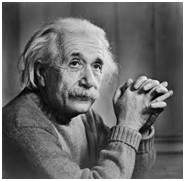
#> input picture GrayScale Transformation/einstain.jpg, 185 x 181 px
$ python GrayScaleTranformation.py
#> lines starting #> are read from the running program, lines starting #| are printed output that depends on the picture; after the words box and inside, x2 and y2 are one past the last pixel; in counts of white or black regions, pixels touching at a corner belong together
import numpy as np
from math import *
import cv2
import copy
import matplotlib.pyplot as plt


def linerTransformation(img,row,col):
    copyImg=copy.deepcopy(img)
    for i in range(row):
        for j in range(col):
            temp=copyImg.item(i,j) ##extract a pixel from i,j posion
            if(temp>127):
                copyImg.itemset((i,j),255) ##set value in i,j position
            else:
                copyImg.itemset((i,j),0)
    return copyImg


def negativeTransformation(img,rol,col):
    copyImg=copy.deepcopy(img)
    L=img.max()
    copyImg = np.array(L-img, dtype = 'uint8')
    # [4 lines of commented-out code are left out]
    return copyImg

def logTransformation(img,row,col):
    copyImg=copy.deepcopy(img)
    c=255/log(1 + img.max()) #max value 255 and max bit require to represent
    for i in range(row):
        for j in range(col):
            r=img[i,j]
            copyImg[i,j]=c*log(r+1) ##log(256) max value is 8 ,
    return copyImg


def inverseLogTransformation(img,row,col):
    copyImg=copy.deepcopy(img)
    c=255/log(1 + img.max()) #max value 255 and max bit require to represent
    for i in range(row):
        for j in range(col):
            r=img[i,j]
            copyImg[i,j]=2**(r/c)-1
    return copyImg


def gammaTransformation(img,row,col): ##power transform or gamma correction
    copyImg=copy.deepcopy(img)
    c=img.max()
    gamma=2
    for i in range(row):
        for j in range(col):
            r=img[i,j]
            copyImg[i,j]=c*(r/c)**gamma
    return copyImg

##start here

inputImg=cv2.imread("einstain.jpg",cv2.IMREAD_GRAYSCALE)
#> inputImg is the input picture: shape (181, 185); min 0, max 255, mean 104.7
copyInputImage=copy.deepcopy(inputImg)
# convert log with manually
# cv2.imshow("Input Image: ",inputImg)
row,col=inputImg.shape
#> row = 181; col = 185
# print("max: ",inputImg.max())
# print("row: ",row)
# print("col: ",col)

##Linear Transform Image
linerTransformImage=linerTransformation(copyInputImage, row, col)
#> after the loop in linerTransformation, `for i in range(row):`:
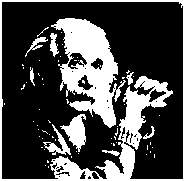
#> copyImg: shape (181, 185); 28.3% white; 68 white regions (58 under 20 px), largest, box (x1, y1, x2, y2) and area: (0, 0, 185, 181) 4215, (51, 18, 126, 128) 3899, (60, 114, 86, 152) 493
cv2.imshow("Liner Transform Output ",linerTransformImage)
cv2.imwrite("Liner_Transform_Output.png ",linerTransformImage)

###Negative image Transform
negativeTransformImage=negativeTransformation(copyInputImage, row, col)
#> in negativeTransformation, `L=img.max()`: L = 255
#> in negativeTransformation, `copyImg = np.array(L-img, dtype = 'uint8')`:
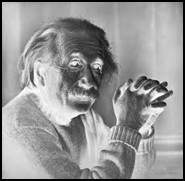
#> copyImg: shape (181, 185); min 0, max 255, mean 150.3
cv2.imshow("Negative Transformation ",negativeTransformImage)
cv2.imwrite("NegativeTransformationOutput.png",negativeTransformImage)

###Log transformation
logTransformationImage=logTransformation(copyInputImage, row, col)
#> in logTransformation, `c=255/log(1 + img.max())`: c = 45.99
#> after the loop in logTransformation, `for i in range(row):`:
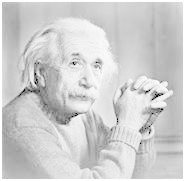
#> copyImg: shape (181, 185); min 0, max 255, mean 207
cv2.imshow("Log Transformation",logTransformationImage)
cv2.imwrite("LogTransformationOutput.png",logTransformationImage)

###inverse Log transformation
inverseLogTransformationImage=inverseLogTransformation(copyInputImage, row, col)
#> after the loop in inverseLogTransformation, `for i in range(row):`:
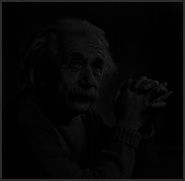
#> copyImg: shape (181, 185); min 0, max 45, mean 6
cv2.imshow("Inverse Log Transformation",inverseLogTransformationImage)
cv2.imwrite("InvereseLogTransformationOutput.png",inverseLogTransformationImage)

###power transformation  or gamma correction
gammaTransformationImage=gammaTransformation(copyInputImage, row, col)
#> in gammaTransformation, `c=img.max()`: c = 255
#> after the loop in gammaTransformation, `for i in range(row):`:
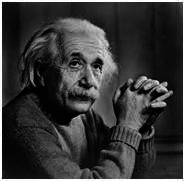
#> copyImg: shape (181, 185); min 0, max 255, mean 54.7
cv2.imshow("gamma Transformation",gammaTransformationImage)
cv2.imwrite("GammaTransformationOutput.png",gammaTransformationImage)

####subplot images
#Change the figure size
plt.figure(figsize=[11, 8])


plt.subplot(231)
plt.imshow(copyInputImage,cmap='gray')
plt.title("input Images"),plt.xticks([]),plt.yticks([])

plt.subplot(232)
plt.imshow(linerTransformImage,cmap='gray')
plt.title("linerTransformImage"),plt.xticks([]),plt.yticks([])

plt.subplot(233)
plt.imshow(logTransformationImage,cmap='gray')
plt.title("logTransformationImage"),plt.xticks([]),plt.yticks([])

plt.subplot(234)
plt.imshow(inverseLogTransformationImage,cmap='gray')
plt.title("inverseLogTransformationImage"),plt.xticks([]),plt.yticks([])

plt.subplot(235)
plt.imshow(negativeTransformImage,cmap='gray')
plt.title("negativeTransformImage"),plt.xticks([]),plt.yticks([])

plt.subplot(236)
plt.imshow(gammaTransformationImage,cmap='gray')
plt.title("gammaTransformationImage")


plt.show()


cv2.waitKey(0)
cv2.destroyAllWindows()
